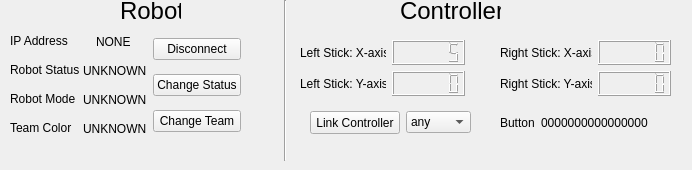
    <widget class="QWidget" name="player2_tab">
     <attribute name="title">
      <string>Player2</string>
     </attribute>
     <widget class="QWidget" name="layoutWidget_3">
      <property name="geometry">
       <rect>
        <x>500</x>
        <y>40</y>
        <width>171</width>
        <height>56</height>
       </rect>
      </property>
      <layout class="QHBoxLayout" name="horizontalLayout_30">
       <item>
        <layout class="QVBoxLayout" name="verticalLayout_19">
         <item>
          <widget class="QLabel" name="p2_lab_rightX">
           <property name="text">
            <string>Right Stick: X-axis</string>
           </property>
          </widget>
         </item>
         <item>
          <widget class="QLabel" name="p2_lab_rightY">
           <property name="text">
            <string>Right Stick: Y-axis</string>
           </property>
          </widget>
         </item>
        </layout>
       </item>
       <item>
        <layout class="QVBoxLayout" name="verticalLayout_20">
         <item>
          <widget class="QLCDNumber" name="p2_val_rightX">
           <property name="digitCount">
            <number>6</number>
           </property>
          </widget>
         </item>
         <item>
          <widget class="QLCDNumber" name="p2_val_rightY">
           <property name="digitCount">
            <number>6</number>
           </property>
          </widget>
         </item>
        </layout>
       </item>
      </layout>
     </widget>
     <widget class="QLabel" name="p2_lab_cont">
      <property name="geometry">
       <rect>
        <x>400</x>
        <y>0</y>
        <width>101</width>
        <height>21</height>
       </rect>
      </property>
      <property name="font">
       <font>
        <pointsize>18</pointsize>
       </font>
      </property>
      <property name="text">
       <string>Controller</string>
      </property>
     </widget>
     <widget class="QWidget" name="layoutWidget_5">
      <property name="geometry">
       <rect>
        <x>310</x>
        <y>110</y>
        <width>161</width>
        <height>25</height>
       </rect>
      </property>
      <layout class="QHBoxLayout" name="horizontalLayout_32">
       <item>
        <widget class="QPushButton" name="p2_conCont">
         <property name="minimumSize">
          <size>
           <width>90</width>
           <height>23</height>
          </size>
         </property>
         <property name="text">
          <string>Link Controller</string>
         </property>
        </widget>
       </item>
       <item>
        <widget class="QComboBox" name="p2_contSel">
         <item>
          <property name="text">
           <string>any</string>
          </property>
         </item>
         <item>
          <property name="text">
           <string>0</string>
          </property>
         </item>
         <item>
          <property name="text">
           <string>1</string>
          </property>
         </item>
         <item>
          <property name="text">
           <string>2</string>
          </property>
         </item>
         <item>
          <property name="text">
           <string>3</string>
          </property>
         </item>
         <item>
          <property name="text">
           <string>4</string>
          </property>
         </item>
         <item>
          <property name="text">
           <string>5</string>
          </property>
         </item>
         <item>
          <property name="text">
           <string>6</string>
          </property>
         </item>
         <item>
          <property name="text">
           <string>7</string>
          </property>
         </item>
         <item>
          <property name="text">
           <string>8</string>
          </property>
         </item>
         <item>
          <property name="text">
           <string>9</string>
          </property>
         </item>
         <item>
          <property name="text">
           <string>10</string>
          </property>
         </item>
         <item>
          <property name="text">
           <string>11</string>
          </property>
         </item>
         <item>
          <property name="text">
           <string>12</string>
          </property>
         </item>
         <item>
          <property name="text">
           <string>13</string>
          </property>
         </item>
         <item>
          <property name="text">
           <string>14</string>
          </property>
         </item>
         <item>
          <property name="text">
           <string>15</string>
          </property>
         </item>
        </widget>
       </item>
      </layout>
     </widget>
     <widget class="QLabel" name="p2_lab_rob">
      <property name="geometry">
       <rect>
        <x>120</x>
        <y>0</y>
        <width>61</width>
        <height>21</height>
       </rect>
      </property>
      <property name="font">
       <font>
        <pointsize>18</pointsize>
       </font>
      </property>
      <property name="text">
       <string>Robot</string>
      </property>
     </widget>
     <widget class="Line" name="line_2">
      <property name="geometry">
       <rect>
        <x>240</x>
        <y>0</y>
        <width>91</width>
        <height>161</height>
       </rect>
      </property>
      <property name="orientation">
       <enum>Qt::Vertical</enum>
      </property>
     </widget>
     <widget class="QWidget" name="layoutWidget_7">
      <property name="geometry">
       <rect>
        <x>300</x>
        <y>40</y>
        <width>165</width>
        <height>56</height>
       </rect>
      </property>
      <layout class="QHBoxLayout" name="horizontalLayout_37">
       <item>
        <layout class="QVBoxLayout" name="verticalLayout_22">
         <item>
          <widget class="QLabel" name="p2_lab_leftX">
           <property name="text">
            <string>Left Stick: X-axis</string>
           </property>
          </widget>
         </item>
         <item>
          <widget class="QLabel" name="p2_lab_leftY">
           <property name="text">
            <string>Left Stick: Y-axis</string>
           </property>
          </widget>
         </item>
        </layout>
       </item>
       <item>
        <layout class="QVBoxLayout" name="verticalLayout_23">
         <item>
          <widget class="QLCDNumber" name="p2_val_leftX">
           <property name="digitCount">
            <number>6</number>
           </property>
           <property name="value" stdset="0">
            <double>5.000000000000000</double>
           </property>
          </widget>
         </item>
         <item>
          <widget class="QLCDNumber" name="p2_val_leftY">
           <property name="digitCount">
            <number>6</number>
           </property>
          </widget>
         </item>
        </layout>
       </item>
      </layout>
     </widget>
     <widget class="QWidget" name="layoutWidget_4">
      <property name="geometry">
       <rect>
        <x>500</x>
        <y>110</y>
        <width>183</width>
        <height>25</height>
       </rect>
      </property>
      <layout class="QHBoxLayout" name="horizontalLayout_31">
       <item>
        <widget class="QLabel" name="p2_lab_but">
         <property name="minimumSize">
          <size>
           <width>35</width>
           <height>23</height>
          </size>
         </property>
         <property name="maximumSize">
          <size>
           <width>35</width>
           <height>23</height>
          </size>
         </property>
         <property name="text">
          <string>Button</string>
         </property>
        </widget>
       </item>
       <item>
        <widget class="QLabel" name="p2_val_but">
         <property name="minimumSize">
          <size>
           <width>140</width>
           <height>23</height>
          </size>
         </property>
         <property name="maximumSize">
          <size>
           <width>140</width>
           <height>23</height>
          </size>
         </property>
         <property name="text">
          <string>0000000000000000</string>
         </property>
        </widget>
       </item>
      </layout>
     </widget>
     <widget class="QWidget" name="layoutWidget">
      <property name="geometry">
       <rect>
        <x>10</x>
        <y>30</y>
        <width>231</width>
        <height>110</height>
       </rect>
      </property>
      <layout class="QHBoxLayout" name="horizontalLayout_55">
       <item>
        <layout class="QVBoxLayout" name="verticalLayout_21">
         <item>
          <layout class="QHBoxLayout" name="horizontalLayout_33">
           <item>
            <widget class="QLabel" name="p2_lab_ipAdd">
             <property name="minimumSize">
              <size>
               <width>80</width>
               <height>20</height>
              </size>
             </property>
             <property name="maximumSize">
              <size>
               <width>80</width>
               <height>20</height>
              </size>
             </property>
             <property name="text">
              <string>IP Address</string>
             </property>
            </widget>
           </item>
           <item>
            <widget class="QLabel" name="p2_val_ipAdd">
             <property name="text">
              <string>NONE</string>
             </property>
            </widget>
           </item>
          </layout>
         </item>
         <item>
          <layout class="QHBoxLayout" name="horizontalLayout_34">
           <item>
            <widget class="QLabel" name="p2_lab_robStat">
             <property name="minimumSize">
              <size>
               <width>80</width>
               <height>20</height>
              </size>
             </property>
             <property name="maximumSize">
              <size>
               <width>80</width>
               <height>20</height>
              </size>
             </property>
             <property name="text">
              <string>Robot Status</string>
             </property>
            </widget>
           </item>
           <item>
            <widget class="QLabel" name="p2_val_robStat">
             <property name="text">
              <string>UNKNOWN</string>
             </property>
            </widget>
           </item>
          </layout>
         </item>
         <item>
          <layout class="QHBoxLayout" name="horizontalLayout_35">
           <item>
            <widget class="QLabel" name="p2_lab_robMod">
             <property name="minimumSize">
              <size>
               <width>80</width>
               <height>20</height>
              </size>
             </property>
             <property name="maximumSize">
              <size>
               <width>80</width>
               <height>20</height>
              </size>
             </property>
             <property name="text">
              <string>Robot Mode</string>
             </property>
            </widget>
           </item>
           <item>
            <widget class="QLabel" name="p2_val_robMod">
             <property name="text">
              <string>UNKNOWN</string>
             </property>
            </widget>
           </item>
          </layout>
         </item>
         <item>
          <layout class="QHBoxLayout" name="horizontalLayout_36">
           <item>
            <widget class="QLabel" name="p2_lab_teamCol">
             <property name="minimumSize">
              <size>
               <width>80</width>
               <height>20</height>
              </size>
             </property>
             <property name="maximumSize">
              <size>
               <width>80</width>
               <height>20</height>
              </size>
             </property>
             <property name="text">
              <string>Team Color</string>
             </property>
            </widget>
           </item>
           <item>
            <widget class="QLabel" name="p2_val_teamCol">
             <property name="text">
              <string>UNKNOWN</string>
             </property>
            </widget>
           </item>
          </layout>
         </item>
        </layout>
       </item>
       <item>
        <layout class="QVBoxLayout" name="verticalLayout_35">
         <item>
          <widget class="QPushButton" name="p2_disCon">
           <property name="text">
            <string>Disconnect</string>
           </property>
          </widget>
         </item>
         <item>
          <widget class="QPushButton" name="p2_chng_stat">
           <property name="text">
            <string>Change Status</string>
           </property>
          </widget>
         </item>
         <item>
          <widget class="QPushButton" name="p2_chng_team">
           <property name="text">
            <string>Change Team</string>
           </property>
          </widget>
         </item>
        </layout>
       </item>
      </layout>
     </widget>
    </widget>
